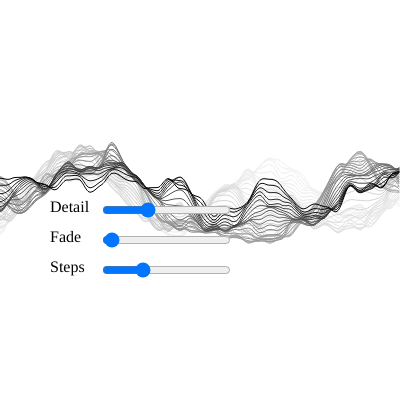
Frame 1 (no input)
Frame 2 (the mouse pressed at the canvas centre, redrawn once): identical to frame 1, image omitted

The p5.js sketch that drew this single still picture (run headless with seeded random() and noise() and a simulated clock; the mouse was pressed at the canvas centre and the sketch redrawn once):

// p5.js sketch
// ── sketch.js
const size = 400;
const yscale = 200;
const xscale = 90;
const smoothing = 30;

let steps = 50;
let fade = 0.06;
const controls = [
    {
        min: 1,
        max: 10,
        callback: (c) => noiseDetail(c.value()),
        label: 'Detail',
        default: 4,
    },
    {
        min: 1,
        max: 75,
        callback: (c) => fade = c.value() / 100,
        label: 'Fade',
        default: 2,
    },
    {
        min: 1,
        max: 100,
        callback: (c) => steps = c.value(),
        label: 'Steps',
        default: 30,
    },
];

function setup() {
    createCanvas(size, size);
    noFill();
    controls.forEach((c, i) => {
        const s = createSlider(c.min, c.max, c.default);
        s.position(100, 200 + i * 30);
        const l = createDiv(c.label);
        l.class('label');
        l.position(50, 198 + i * 30);
        s.input(() => {
            if (c.callback) {
                c.callback(s);
            }
            draw();
        });
    });
}

function drawLine(y) {
    beginShape();
    for (let x = 0; x < size; x++) {
        let noiseval = map(noise(x / xscale, y / smoothing), 0, 1, -0.5, 0.5);
        vertex(x, noiseval * yscale + size / 2);
    }
    endShape();
}

function draw() {
    background(255);
    noLoop();
    for (let y = 1; y < steps; y++) {
        background(`rgba(255, 255, 255, ${fade})`);
        drawLine(y);
    }
}
